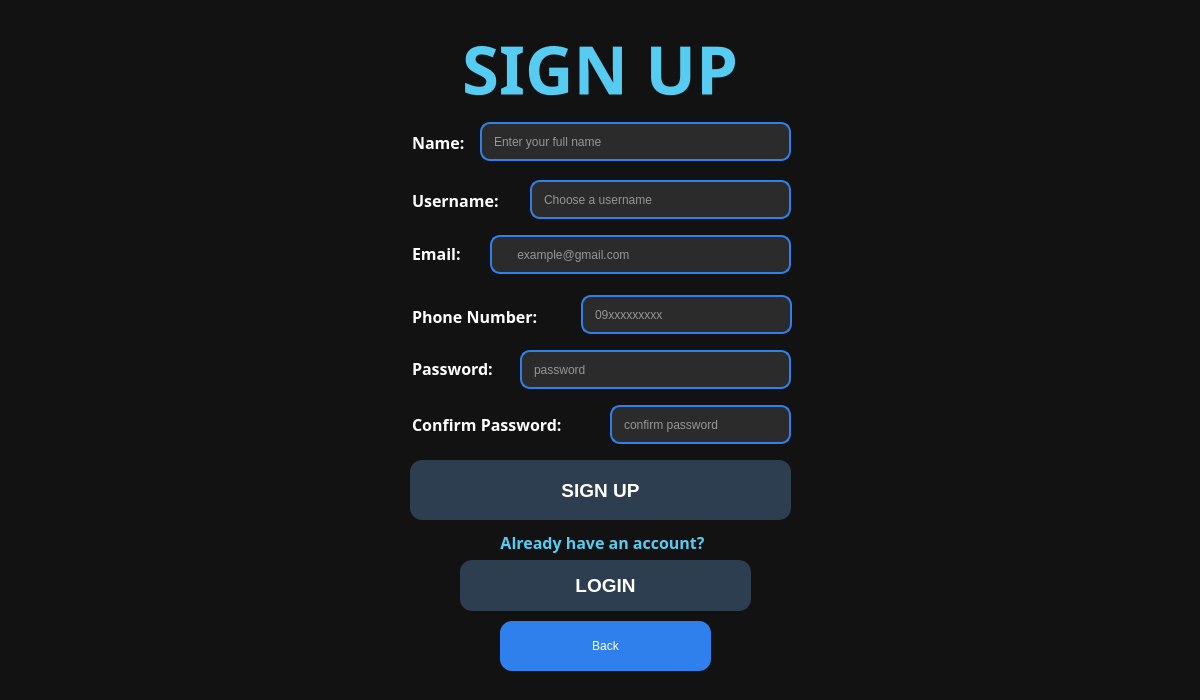
<?xml version="1.0" encoding="UTF-8"?>
<ui version="4.0">
 <class>SignupWindow</class>
 <widget class="QWidget" name="SignupWindow">
  <property name="geometry">
   <rect>
    <x>0</x>
    <y>0</y>
    <width>1200</width>
    <height>700</height>
   </rect>
  </property>
  <property name="maximumSize">
   <size>
    <width>1200</width>
    <height>700</height>
   </size>
  </property>
  <property name="windowTitle">
   <string>Form</string>
  </property>
  <property name="styleSheet">
   <string notr="true">background-color:#121212;</string>
  </property>
  <widget class="QLabel" name="signupTitleLabel">
   <property name="geometry">
    <rect>
     <x>11</x>
     <y>18</y>
     <width>1178</width>
     <height>101</height>
    </rect>
   </property>
   <property name="font">
    <font>
     <family>Sitka Text</family>
     <pointsize>50</pointsize>
     <bold>true</bold>
    </font>
   </property>
   <property name="styleSheet">
    <string notr="true">color:#56CCF2;
background:transparent;</string>
   </property>
   <property name="text">
    <string>SIGN UP</string>
   </property>
   <property name="alignment">
    <set>Qt::AlignmentFlag::AlignCenter</set>
   </property>
  </widget>
  <widget class="QPushButton" name="backButton">
   <property name="geometry">
    <rect>
     <x>500</x>
     <y>621</y>
     <width>211</width>
     <height>50</height>
    </rect>
   </property>
   <property name="minimumSize">
    <size>
     <width>0</width>
     <height>50</height>
    </size>
   </property>
   <property name="maximumSize">
    <size>
     <width>16777215</width>
     <height>16777215</height>
    </size>
   </property>
   <property name="styleSheet">
    <string notr="true">QPushButton{
    background:#2F80ED;
    color:white;
    border-radius:12px;
    font:16pt &quot;Segoe UI&quot;;
    min-height:50px;
}

QPushButton:hover{
    background:#56CCF2;
}

QPushButton:pressed{
    background:#1C5DB6;
}</string>
   </property>
   <property name="text">
    <string>Back</string>
   </property>
  </widget>
  <widget class="QLabel" name="alreadyHaveAccountLabel">
   <property name="geometry">
    <rect>
     <x>462</x>
     <y>532</y>
     <width>281</width>
     <height>21</height>
    </rect>
   </property>
   <property name="font">
    <font>
     <family>Sitka Text</family>
     <pointsize>12</pointsize>
     <bold>true</bold>
    </font>
   </property>
   <property name="styleSheet">
    <string notr="true">color:#56CCF2;
background:transparent;</string>
   </property>
   <property name="text">
    <string>Already have an account?</string>
   </property>
   <property name="alignment">
    <set>Qt::AlignmentFlag::AlignCenter</set>
   </property>
  </widget>
  <widget class="QPushButton" name="loginButton">
   <property name="geometry">
    <rect>
     <x>460</x>
     <y>560</y>
     <width>291</width>
     <height>51</height>
    </rect>
   </property>
   <property name="minimumSize">
    <size>
     <width>0</width>
     <height>50</height>
    </size>
   </property>
   <property name="styleSheet">
    <string notr="true">QPushButton{

background:#2C3E50;

color:white;

border:none;

border-radius:12px;

min-height:50px;

font-size:14pt;

font-weight:bold;

}

QPushButton:hover{

background:#3A86FF;

}

QPushButton:pressed{

background:#2563EB;

}</string>
   </property>
   <property name="text">
    <string>LOGIN</string>
   </property>
  </widget>
  <widget class="QPushButton" name="signupButton">
   <property name="geometry">
    <rect>
     <x>410</x>
     <y>460</y>
     <width>381</width>
     <height>60</height>
    </rect>
   </property>
   <property name="minimumSize">
    <size>
     <width>0</width>
     <height>60</height>
    </size>
   </property>
   <property name="maximumSize">
    <size>
     <width>800</width>
     <height>50</height>
    </size>
   </property>
   <property name="styleSheet">
    <string notr="true">QPushButton{

background:#2C3E50;

color:white;

border:none;

border-radius:12px;

min-height:50px;

font-size:14pt;

font-weight:bold;

}

QPushButton:hover{

background:#3A86FF;

}

QPushButton:pressed{

background:#2563EB;

}</string>
   </property>
   <property name="text">
    <string>SIGN UP</string>
   </property>
  </widget>
  <widget class="QLineEdit" name="nameEdit">
   <property name="geometry">
    <rect>
     <x>480</x>
     <y>122</y>
     <width>311</width>
     <height>39</height>
    </rect>
   </property>
   <property name="styleSheet">
    <string notr="true">QLineEdit{
    background:#2B2B2B;
    border:2px solid #2F80ED;
    border-radius:10px;
    padding-left:10px;
    color:white;
    font:15pt &quot;Segoe UI&quot;;
}

QLineEdit:focus{
    border:2px solid #56CCF2;
}</string>
   </property>
   <property name="text">
    <string/>
   </property>
   <property name="placeholderText">
    <string>Enter your full name</string>
   </property>
  </widget>
  <widget class="QLabel" name="nameLabel">
   <property name="geometry">
    <rect>
     <x>412</x>
     <y>122</y>
     <width>71</width>
     <height>41</height>
    </rect>
   </property>
   <property name="font">
    <font>
     <family>Sitka Text</family>
     <pointsize>12</pointsize>
     <bold>true</bold>
    </font>
   </property>
   <property name="styleSheet">
    <string notr="true">color:white;
background:transparent;</string>
   </property>
   <property name="text">
    <string>Name:</string>
   </property>
  </widget>
  <widget class="QLabel" name="usernameLabel">
   <property name="geometry">
    <rect>
     <x>412</x>
     <y>180</y>
     <width>111</width>
     <height>41</height>
    </rect>
   </property>
   <property name="font">
    <font>
     <family>Sitka Text</family>
     <pointsize>12</pointsize>
     <bold>true</bold>
    </font>
   </property>
   <property name="styleSheet">
    <string notr="true">color:white;
background:transparent;
</string>
   </property>
   <property name="text">
    <string>Username:</string>
   </property>
  </widget>
  <widget class="QLineEdit" name="usernameEdit">
   <property name="geometry">
    <rect>
     <x>530</x>
     <y>180</y>
     <width>261</width>
     <height>39</height>
    </rect>
   </property>
   <property name="styleSheet">
    <string notr="true">QLineEdit{
    background:#2B2B2B;
    border:2px solid #2F80ED;
    border-radius:10px;
    padding-left:10px;
    color:white;
    font:15pt &quot;Segoe UI&quot;;
}

QLineEdit:focus{
    border:2px solid #56CCF2;
}</string>
   </property>
   <property name="text">
    <string/>
   </property>
   <property name="placeholderText">
    <string>Choose a username</string>
   </property>
  </widget>
  <widget class="QLineEdit" name="emailEdit">
   <property name="geometry">
    <rect>
     <x>490</x>
     <y>235</y>
     <width>301</width>
     <height>39</height>
    </rect>
   </property>
   <property name="styleSheet">
    <string notr="true">QLineEdit{
    background:#2B2B2B;
    border:2px solid #2F80ED;
    border-radius:10px;
    padding-left:10px;
    color:white;
    font:15pt &quot;Segoe UI&quot;;
}

QLineEdit:focus{
    border:2px solid #56CCF2;
}</string>
   </property>
   <property name="text">
    <string/>
   </property>
   <property name="placeholderText">
    <string>    example@gmail.com</string>
   </property>
  </widget>
  <widget class="QLabel" name="emailLabel">
   <property name="geometry">
    <rect>
     <x>412</x>
     <y>238</y>
     <width>71</width>
     <height>31</height>
    </rect>
   </property>
   <property name="font">
    <font>
     <family>Sitka Text</family>
     <pointsize>12</pointsize>
     <bold>true</bold>
    </font>
   </property>
   <property name="styleSheet">
    <string notr="true">color:white;
background:transparent;</string>
   </property>
   <property name="text">
    <string>Email:</string>
   </property>
  </widget>
  <widget class="QLabel" name="phoneLabel">
   <property name="geometry">
    <rect>
     <x>412</x>
     <y>296</y>
     <width>161</width>
     <height>41</height>
    </rect>
   </property>
   <property name="font">
    <font>
     <family>Sitka Text</family>
     <pointsize>12</pointsize>
     <bold>true</bold>
    </font>
   </property>
   <property name="styleSheet">
    <string notr="true">color:white;
background:transparent;</string>
   </property>
   <property name="text">
    <string>Phone Number:</string>
   </property>
  </widget>
  <widget class="QLineEdit" name="phoneEdit">
   <property name="geometry">
    <rect>
     <x>581</x>
     <y>295</y>
     <width>211</width>
     <height>39</height>
    </rect>
   </property>
   <property name="styleSheet">
    <string notr="true">QLineEdit{
    background:#2B2B2B;
    border:2px solid #2F80ED;
    border-radius:10px;
    padding-left:10px;
    color:white;
    font:15pt &quot;Segoe UI&quot;;
}

QLineEdit:focus{
    border:2px solid #56CCF2;
}</string>
   </property>
   <property name="text">
    <string/>
   </property>
   <property name="maxLength">
    <number>11</number>
   </property>
   <property name="placeholderText">
    <string>09xxxxxxxxx</string>
   </property>
  </widget>
  <widget class="QLabel" name="passwordLabel">
   <property name="geometry">
    <rect>
     <x>412</x>
     <y>343</y>
     <width>101</width>
     <height>51</height>
    </rect>
   </property>
   <property name="font">
    <font>
     <family>Sitka Text</family>
     <pointsize>12</pointsize>
     <bold>true</bold>
    </font>
   </property>
   <property name="styleSheet">
    <string notr="true">color:white;
background:transparent;</string>
   </property>
   <property name="text">
    <string>Password:</string>
   </property>
  </widget>
  <widget class="QLineEdit" name="passwordEdit">
   <property name="geometry">
    <rect>
     <x>520</x>
     <y>350</y>
     <width>271</width>
     <height>39</height>
    </rect>
   </property>
   <property name="styleSheet">
    <string notr="true">QLineEdit{
    background:#2B2B2B;
    border:2px solid #2F80ED;
    border-radius:10px;
    padding-left:10px;
    color:white;
    font:15pt &quot;Segoe UI&quot;;
}

QLineEdit:focus{
    border:2px solid #56CCF2;
}</string>
   </property>
   <property name="text">
    <string/>
   </property>
   <property name="echoMode">
    <enum>QLineEdit::EchoMode::Password</enum>
   </property>
   <property name="placeholderText">
    <string>password</string>
   </property>
  </widget>
  <widget class="QLabel" name="confirmPasswordLabel">
   <property name="geometry">
    <rect>
     <x>412</x>
     <y>411</y>
     <width>191</width>
     <height>27</height>
    </rect>
   </property>
   <property name="font">
    <font>
     <family>Sitka Text</family>
     <pointsize>12</pointsize>
     <bold>true</bold>
    </font>
   </property>
   <property name="styleSheet">
    <string notr="true">color:white;
background:transparent;</string>
   </property>
   <property name="text">
    <string>Confirm Password:</string>
   </property>
  </widget>
  <widget class="QLineEdit" name="confirmPasswordEdit">
   <property name="geometry">
    <rect>
     <x>610</x>
     <y>405</y>
     <width>181</width>
     <height>39</height>
    </rect>
   </property>
   <property name="styleSheet">
    <string notr="true">QLineEdit{
    background:#2B2B2B;
    border:2px solid #2F80ED;
    border-radius:10px;
    padding-left:10px;
    color:white;
    font:15pt &quot;Segoe UI&quot;;
}

QLineEdit:focus{
    border:2px solid #56CCF2;
}</string>
   </property>
   <property name="text">
    <string/>
   </property>
   <property name="echoMode">
    <enum>QLineEdit::EchoMode::Password</enum>
   </property>
   <property name="placeholderText">
    <string>confirm password</string>
   </property>
  </widget>
 </widget>
 <resources/>
 <connections/>
</ui>
